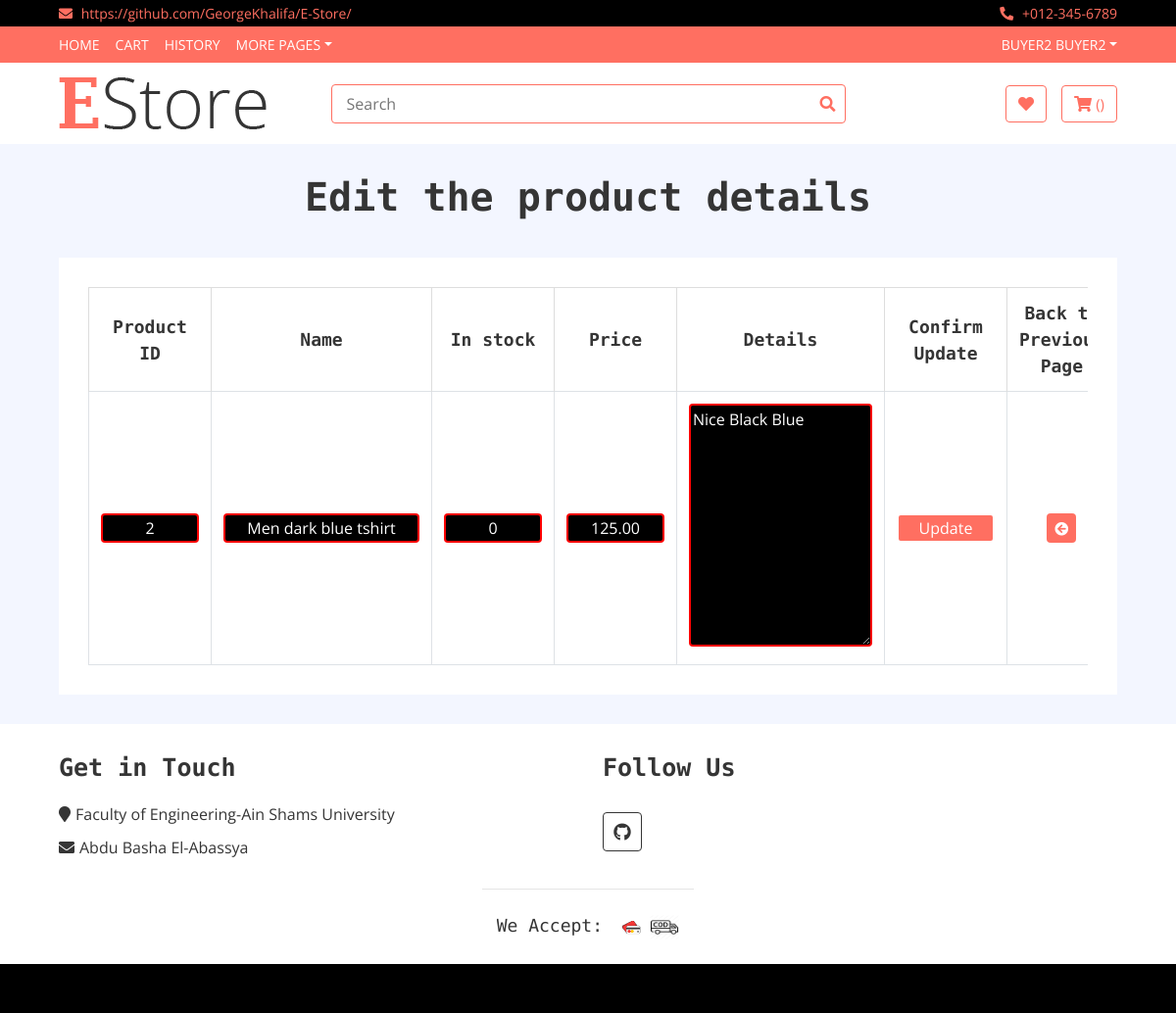
/App1/edit_product/2/ (signed in), run on the app's committed database.
### App1/models.py (models this page shows, shortened)
class Product(models.Model):
    id = models.AutoField(primary_key=True)
    seller = models.ForeignKey(to = User,on_delete = models.CASCADE)
    name=models.CharField(max_length=20,default='')
    in_stock = models.PositiveIntegerField()
    currency =  models.CharField(default='$',choices=currency_choices,max_length=20)
    size = models.CharField(default='S',choices=size_choices,max_length=20)
    price = models.DecimalField(max_length = 13, decimal_places = 2, max_digits = 10) #product_price
    picture = models.ImageField(upload_to = 'product_picture/', default = 'null.png')
    main_category= models.CharField(default='Men',choices=main_category_choices,max_length=20)
    secondary_category=  models.CharField(default='Top',choices=secondary_choices,max_length=20)
    details=models.CharField(default='',max_length=1999)
    views = models.ManyToManyField(User,related_name='view',default=None,blank=True)
    favourites =models.ManyToManyField(User,related_name='favourite',default=None,blank=True)

### App1/views.py (the view)
# urls.py: url(r'^edit_product/(?P<id>\d+)/$',views.edit_product,name='edit_product'),
@login_required
def edit_product(request,id):
    result = C.edit_product_c(request, id)
    return result

### App1/context_processors.py (called while the page is built)
def add_variable_to_context(request):
    if(request.user.is_authenticated and not request.user.is_superuser):
        actual_user = UserInfo.objects.filter(user = request.user)[0]
        firstname = request.user.first_name
        lastname = request.user.last_name
        if actual_user.BuyerOrSeller == 'seller':
            sellerflag = True
        else:
            sellerflag = False
    else:
        sellerflag = False
        firstname = ""
        lastname = ""
    return {
        'sellerflag': sellerflag, 'firstname': firstname, 'lastname': lastname
    }

### App1/views.py (called while the page is built)
    def edit_product_c(self, request,id):
        displayprod=Product.objects.get(id=id)
        return render(request,'App1/edit_product.html',{'editupdate':displayprod})

### templates/App1/edit_product.html (shortened to what this page needs)
{% extends 'App1/base.html'%}
{% block body_block %}
    <h1 style="text-align:center">Edit the product details</h1>
    <form action="{%url 'App1:update_product' editupdate.id %}" method="POST" >
    <div class="wishlist-page">
            <div class="container-fluid">
                <div class="wishlist-page-inner">
                    <div class="row">
                        <div class="col-md-12">
                            <div class="table-responsive">
                                <table class="table table-bordered">
                                    <thead class="thead-dark">
                                     <tr>
                                    <th>Product ID</th>
                                    <th>Name</th>
                                    <th>In stock</th>
                                    <th>Price</th>
                                    <th>Details</th>
                                    <th>Confirm Update</th>
                                    <th>Back to Previous Page</th>
                                    </tr>
                                    </thead>
                                     <tbody class="align-middle">
                                        <tr>
                                        <td><input type="text" name="id" value="{{editupdate.id}}" readonly style="width:100px; border: 2px solid red; border-radius: 4px"></td>
                                        <td><input type="text" name="name" value="{{editupdate.name}}" style="width:200px; border: 2px solid red; border-radius: 4px"></td>
                                        <td><input type="text" name="in_stock" value="{{editupdate.in_stock}}" style="width:100px; border: 2px solid red; border-radius: 4px"></td>
                                        <td><input type="text" name="price" value="{{editupdate.price}}" style="width:100px; border: 2px solid red; border-radius: 4px"></td>
                                        <td> <textarea name="details"  cols="20" rows="10" style="border: 2px solid red; border-radius: 4px; background-color:black; color:white;">{{editupdate.details}}</textarea></td>
                                        <td><input type="submit" value="Update" style=" width:100px; border: 2px solid; border-radius: 4px; background-color:#FF6F61;"/></td>
                                        <td><a href="{%url 'App1:product_status' %}"><button><i class="fas fa-arrow-circle-left"></i></button></a></td>
                                        </tr>
                                        </tbody>
                                  </table>
                                  </form>
{% endblock %}

### templates/App1/base.html (shortened to what this page needs)
<!DOCTYPE html>
{% load static %}
<html lang="en" dir="ltr">
  <head>
    <link rel="stylesheet" href="https://cdn.jsdelivr.net/npm/bootstrap@4.5.3/dist/css/bootstrap.min.css">
    <link rel="stylesheet" href="https://use.fontawesome.com/releases/v5.3.1/css/all.css">
            <link rel="stylesheet" href="http://netdna.bootstrapcdn.com/font-awesome/4.2.0/css/font-awesome.min.css">
            <link href="https://stackpath.bootstrapcdn.com/bootstrap/4.4.1/css/bootstrap.min.css" rel="stylesheet">
            <link href="https://cdnjs.cloudflare.com/ajax/libs/font-awesome/5.10.0/css/all.min.css" rel="stylesheet">
            <link href="{% static 'lib/slick/slick.css' %}" rel="stylesheet">
            <link href="{% static 'lib/slick/slick-theme.css' %}" rel="stylesheet">
            <link href="{% static 'css/style.css' %}" rel="stylesheet">
            <link href="{% static 'css/star-rating.css' %}" rel="stylesheet">
  </head>
  <body>
        <div class="top-bar">
            <div class="container-fluid">
                <div class="row">
                    <div class="col-sm-6">
                        <i class="fa fa-envelope"></i>
                        <a href="https://github.com/GeorgeKhalifa/E-Store/"> https://github.com/GeorgeKhalifa/E-Store/</a>
                    </div>
                    <div class="col-sm-6">
                        <i class="fa fa-phone-alt"></i>
                        +012-345-6789
                    </div>
                </div>
            </div>
        </div>
        <div class="nav">
            <div class="container-fluid">
                <nav class="navbar navbar-expand-md bg-dark navbar-dark">
                    <div class="collapse navbar-collapse justify-content-between" id="navbarCollapse">
                        <div class="navbar-nav mr-auto">
                            <a href="{% url 'index' %}" class="nav-item nav-link">Home</a>
                            {% if user.is_authenticated and not sellerflag %}
                            <a href="{% url 'App1:cart'%}" class="nav-item nav-link">Cart</a>
                            <a href="{% url 'App1:history'%}" class="nav-item nav-link">History</a>
                            {% endif %}
                            <div class="nav-item dropdown">
                                <a href="#" class="nav-link dropdown-toggle" data-toggle="dropdown">More Pages</a>
                            </div>
                        </div>
                        <div class="navbar-nav ml-auto">
                            <div class="nav-item dropdown">
                                  {% if user.is_authenticated %}
                                <a href="#" class="nav-link dropdown-toggle" data-toggle="dropdown">{{firstname}} {{lastname}}</a>
                                {% else %}
                                  <a href="#" class="nav-link dropdown-toggle" data-toggle="dropdown">User Account</a>
                                {% endif %}
                            </div>
                        </div>
                    </div>
                </nav>
            </div>
        </div>
        <div class="bottom-bar">
            <div class="container-fluid">
                <div class="row align-items-center">
                    <div class="col-md-3">
                        <div class="logo">
                            <a href="{%url 'index'%}">
                                <img src= {% static 'img/logo.png' %} alt="Logo">
                            </a>
                        </div>
                    </div>
                    <div class="col-md-6">
                       <form action="{%url 'index'%}">
                        <div class="search">
                            <input type="text" placeholder="Search" name="search">
                            <button><i class="fa fa-search"></i></button>
                        </div>
                        </form>
                    </div>
                    <div class="col-md-3">
                        <div class="user">
                             {% if  request.user.is_authenticated and not sellerflag %}
                            <a href="{% url 'App1:favourite_list'%}" class="btn wishlist">
                                <i class="fa fa-heart"></i>
                            </a>
                            <a href="{% url 'App1:cart'%}" class="btn cart">
                                <i class="fa fa-shopping-cart"></i>
                                <span>({{total_number}})</span>
                            </a>
                            {% endif %}
                        </div>
                    </div>
                </div>
            </div>
        </div>
      {% block body_block %}
      {% endblock %}
 <div class="footer">
            <div class="container-fluid">
                <div class="row">
                    <div class="col-lg-6 col-md-6">
                        <div class="footer-widget">
                            <h2>Get in Touch</h2>
                            <div class="contact-info">
                                <p><i class="fa fa-map-marker"></i>Faculty of Engineering-Ain Shams University</p>
                                <p><i class="fa fa-envelope"></i>Abdu Basha El-Abassya</p>
                            </div>
                        </div>
                    </div>
                    <div class="col-lg-6 col-md-6">
                        <div class="footer-widget">
                            <h2>Follow Us</h2>
                            <div class="contact-info">
                                <div class="social">
                                    <a href="https://github.com/GeorgeKhalifa/E-Store/"><i class="fab fa-github"></i></a>
                                </div>
                            </div>
                        </div>
                    </div>
                <div class="row payment align-items-center">
                    <div class="col-md-12">
                        <div class="payment-method">
                            <h2 style="text-align:center">We Accept:</h2>
                            <img src={% static 'img/creditcard.png' %} alt="Payment Method" height=30px width=30px />
                            <img src={% static 'img/cod.png' %} alt="Payment Method" height=30px width=30px />
                        </div>
                    </div>
                        </div>
                    </div>
                </div>
            </div>
        <div class="footer-bottom">
        </div>
  </body>
</html>

### static/css/style.css (style rules this page uses)
body { color: #353535; font-family: 'Open Sans', sans-serif; font-weight: 400; background: #f3f6ff; }
a { color: #FF6F61; }
h1 { font-family: 'Source Code Pro', monospace; font-weight: 900; }
h2 { font-family: 'Source Code Pro', monospace; font-weight: 700; }
@media (min-width: 992px) { .container-fluid { padding-right: 60px; padding-left: 60px; } }
.btn { color: #FF6F61; background: #ffffff; border: 1px solid #FF6F61; }
.top-bar { padding: 3px 0; font-size: 14px; color: #FF6F61; background: #000000; }
.top-bar i { margin-right: 5px; }
.top-bar .col-sm-6:first-child { text-align: left; }
.top-bar .col-sm-6:last-child { text-align: right; }
.nav { position: relative; }
@media (min-width: 992px) { .nav .container-fluid { padding-left: 52px; padding-right: 52px; } }
.nav .navbar { height: 100%; padding: 0; }
@media (min-width: 768px) { .nav, .nav .navbar { background: #FF6F61 !important; } }
@media (min-width: 768px) { .nav .navbar-dark a.nav-link { color: #ffffff; font-size: 14px; text-transform: uppercase; } }
.bottom-bar { padding: 15px 0; background: #ffffff; margin-bottom: 30px; }
.bottom-bar .logo { text-align: left; overflow: hidden; }
.bottom-bar .logo a img { max-height: 60px; }
.bottom-bar .search { width: 100%; }
.bottom-bar .search input[type=text] { width: 100%; height: 40px; padding: 0 15px; color: #666666; border: 1px solid #FF6F61; border-radius: 4px; }
.bottom-bar .search button { position: absolute; width: 40px; height: 38px; top: 1px; right: 16px; padding: 0 15px; border: none; background: none; color: #FF6F61; border-radius: 0 2px 2px 0; }
.bottom-bar .user { font-size: 0; text-align: right; }
.bottom-bar .user .wishlist { margin-right: 15px; }
.bottom-bar .user .cart i, .bottom-bar .user .wishlist i { color: #FF6F61; }
.bottom-bar .user .cart span, .bottom-bar .user .wishlist span { color: #FF6F61; font-size: 15px; }
@media (min-width: 768px) { .bottom-bar { max-height: 90px; } }
.wishlist-page { position: relative; padding: 30px 0; }
.wishlist-page .wishlist-page-inner { padding: 30px; background: #ffffff; }
.wishlist-page .table { width: 100%; text-align: center; margin-bottom: 0; }
.wishlist-page .table .thead-dark th { font-family: 'Source Code Pro', monospace; font-size: 18px; font-weight: 700; color: #353535; text-align: center; background: transparent; border-color: #dddddd; border-bottom: none; vertical-align: middle; }
.wishlist-page .table td { font-size: 16px; vertical-align: middle; }
.wishlist-page .table button { width: 30px; height: 30px; font-size: 14px; text-align: center; color: #ffffff; background: #FF6F61; border: none; border-radius: 4px; }
.wishlist-page .table input { width: 40px; height: 30px; font-size: 16px; color: #ffffff; text-align: center; background: #000000; border: none; }
.footer { position: relative; padding: 30px 0 0 0; background: #ffffff; }
.footer .footer-widget { position: relative; width: 100%; margin-bottom: 30px; }
.footer .footer-widget h2 { font-size: 25px; white-space: nowrap; margin-bottom: 20px; }
.footer .contact-info p { margin-bottom: 10px; font-size: 16px; }
.footer .contact-info p i { margin-right: 5px; }
.footer .social { position: relative; width: 100%; }
.footer .social a { display: inline-block; margin: 10px 5px 0 0; width: 40px; height: 40px; padding: 6px 0; text-align: center; font-size: 18px; color: #353535; border: 1px solid #353535; border-radius: 4px; transition: all .3s; }
.footer .payment { padding-top: 25px; padding-bottom: 25px; border-top: 1px solid rgba(0, 0, 0, .1); }
@media (min-width: 992px) { .footer .payment { max-width: 80%; margin: 0 auto; } }
.footer .payment-method, .footer .payment-security { overflow: hidden; }
.footer .payment-method { text-align: left; }
.footer .payment-method h2, .footer .payment-security h2 { display: inline-block; margin: 0 10px 0 0; font-size: 18px; font-weight: 400; line-height: 22px; }
.footer .payment-method img, .footer .payment-security img { height: 25px; }
.footer-bottom { position: relative; padding: 25px 0; background: #000000; }

### data on the page
Product: id "2", name "Men dark blue tshirt", in_stock "0", price "125.00", details "Nice Black Blue"

### other printed values
{{ firstname }} "BUYER2"
{{ lastname }} "BUYER2"
